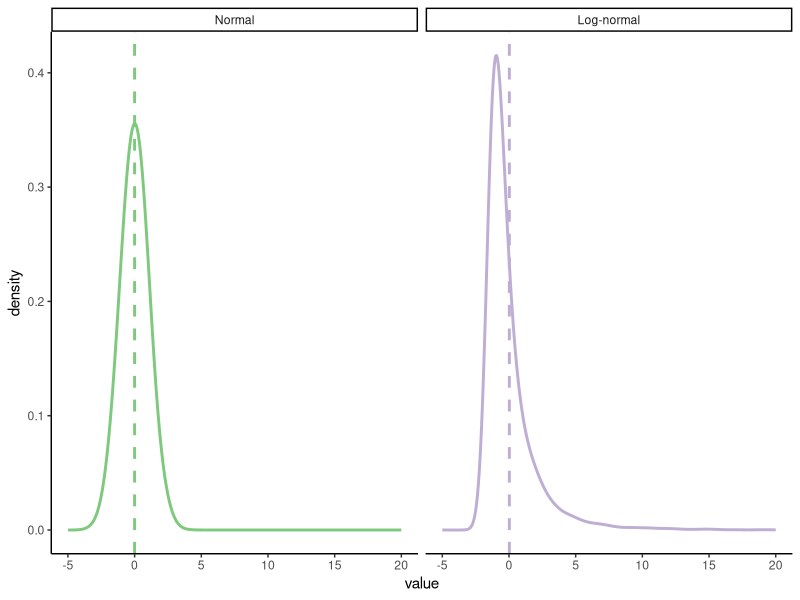
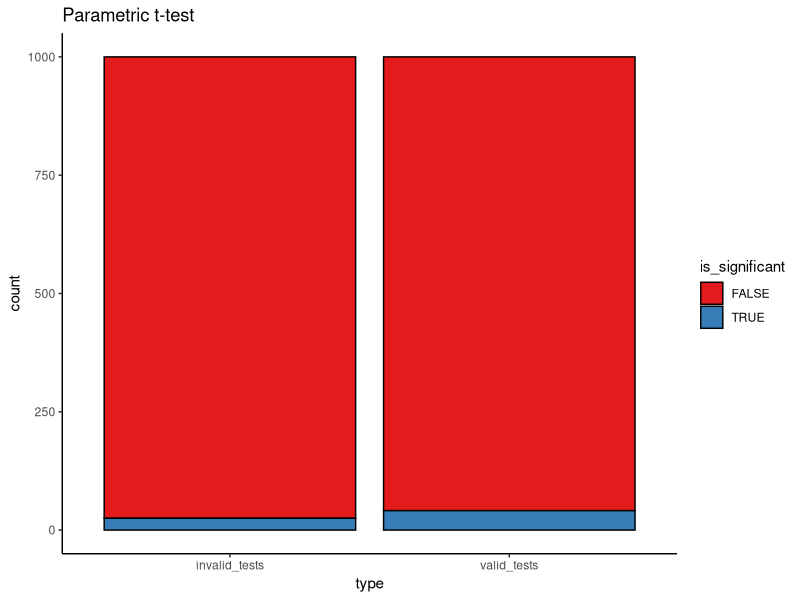
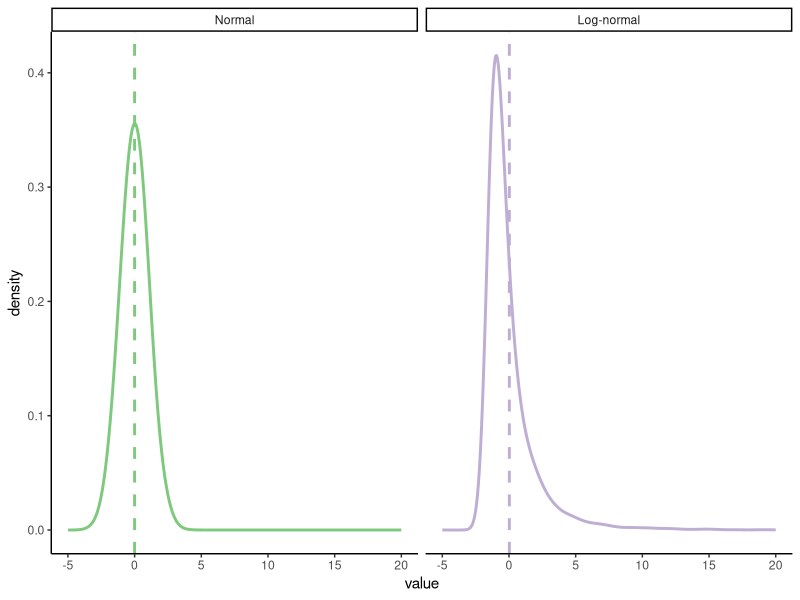

Reproduce these figures in R, in order. (Note: a time limit stopped this script after it produced the figures.)
## ---- chunk 1
library(tidyverse)
library(boot)
# devtools::install_github("thomasp85/patchwork", force=T)
library(patchwork) 
## ---- chunk 2
theme_set(theme_classic())
## ---- chunk 3
num_points = 1e4
parametric_plotting_data = data.frame(distribution = rep(c("Normal", "Log-normal"), each=num_points),
                                      value = c(rnorm(num_points, 0, 1),  # normal
                                                exp(rnorm(num_points, 0, 1)) - exp(1/2))) %>%
  mutate(distribution=factor(distribution, levels=c("Normal", "Log-normal")))

## ---- chunk 4
ggplot(parametric_plotting_data, aes(x=value, color=distribution)) +
  geom_density(bw=0.5, size=1) +
  geom_vline(data=parametric_plotting_data %>%
               group_by(distribution) %>%
               summarize(mean_value = mean(value), sd_value = sd(value)),
             aes(xintercept=mean_value, color=distribution), 
             linetype=2, size=1) +
  xlim(-5, 20) +
  facet_grid(~ distribution, scales="free") +
  guides(color=F) +
  scale_color_brewer(palette="Accent")
## ---- chunk 5
ggsave("figures/log_normal_dists.png", width=5, height=3)
## ---- chunk 6
gen_data_and_test = function(num_observations_per) {
x = rnorm(num_observations_per, 0, 1.1)
y = rnorm(num_observations_per, 0, 1.1)

pnormal = t.test(x, y, var.equal=T)$p.value

# what if the data are log-normally distributed?
x = exp(rnorm(num_observations_per, 0, 1.1))
y = exp(rnorm(num_observations_per, 0, 1.1))

pnotnormal = t.test(x, y, var.equal=T)$p.value 
return(c(pnormal, pnotnormal))
}

parametric_issues_demo = function(num_tests, num_observations_per) {
  replicate(num_tests, gen_data_and_test(num_observations_per))
}
## ---- chunk 7
set.seed(0) # ensures we get the same results each time we run it

num_tests = 1000 # how many datasets to generate/tests to run
num_observations_per = 20 # how many obsservations in each dataset

parametric_issues_results = parametric_issues_demo(num_tests=num_tests, 
                                                   num_observations_per=num_observations_per)




parametric_issues_d = data.frame(valid_tests = parametric_issues_results[1,],
                                 invalid_tests = parametric_issues_results[2,],
                                 iteration=1:num_tests) %>%
  gather(type, p_value, contains("tests")) %>%
  mutate(is_significant = p_value < 0.05)

# Number significant results with normally distributed data
sum(parametric_issues_results[1,] < 0.05)

# number of significant results with log-normally distributed data
sum(parametric_issues_results[2,] < 0.05)
## ---- chunk 8
ggplot(parametric_issues_d, aes(x=type, fill=is_significant)) +
  geom_bar(stat="count", color="black") +
  scale_fill_brewer(palette="Set1") +
  labs(title="Parametric t-test")
## ---- chunk 9
boot_mean_diff_test = function(x, y) {
  obs_t = t.test(x, y)$statistic
  boot_iterate = function(x, y, indices) { # indices is a dummy here
    x_samp = sample(x, 
                    length(x), 
                    replace=T)
    y_samp = sample(y, 
                    length(y), 
                    replace=T)
    mean_diff = mean(y_samp) - mean(x_samp)
    return(mean_diff)
  }
  boots = boot(data = c(x, y), boot_iterate, R=500)
#  boots = replicate(100, boot_iterate(x, y))
#  quants = quantile(boots, probs=c(0.025, 0.975))
  quants = boot.ci(boots)$bca[4:5]
  return(sign(quants[1]) == sign(quants[2]))

}
## ---- chunk 10
# gen_data_and_boot_test = function(num_observations_per) {
# x = rnorm(num_observations_per, 0, 1.1)
# y = rnorm(num_observations_per, 0, 1.1)
# 
# pnormal = boot_mean_diff_test(x, y)
# 
# # what if the data are log-normally distributed?
# x = exp(rnorm(num_observations_per, 0, 1.1))
# y = exp(rnorm(num_observations_per, 1, 1.1))
# 
# pnotnormal = boot_mean_diff_test(x, y)
# return(c(pnormal, pnotnormal))
# }
# 
# boot_results = replicate(num_tests, gen_data_and_boot_test(num_observations_per))
# sum(boot_results[1,])
# sum(boot_results[2,])
## ---- chunk 11
perm_mean_diff_test = function(x, y) {
  obs_t = t.test(x, y)$statistic
  combined_data = c(x, y)
  n_combined = length(combined_data)
  n_x = length(x)
  perm_iterate = function(x, y) {
    perm = sample(n_combined)
    x_samp = combined_data[perm[1:n_x]]
    y_samp = combined_data[perm[-(1:n_x)]]
    this_t = t.test(x_samp, y_samp)$statistic
    return(this_t)
  }
  perms = replicate(500, perm_iterate(x, y))
  quants = quantile(perms, probs=c(0.025, 0.975))
  return(obs_t < quants[1] | obs_t > quants[2])
}
## ---- chunk 12
# this could be much more efficient
gen_data_and_norm_and_perm_test = function(num_observations_per) {
  d = data.frame(distribution=c(),
                 null_true=c(),
                 parametric=c(),
                 permutation=c()) 
    
  # normally distributed 
  ## null
  x = rnorm(num_observations_per, 0, 1.1)
  y = rnorm(num_observations_per, 0, 1.1)
  
  sig_par = t.test(x, y)$p.value < 0.05
  sig_perm = perm_mean_diff_test(x, y)
  d = bind_rows(d, 
                data.frame(distribution="Normal",
                           null_true=T,
                           parametric=sig_par,
                           permutation=sig_perm))
  
  ## non-null
  x = rnorm(num_observations_per, 0, 1.1)
  y = rnorm(num_observations_per, 1, 1.1)
  
  sig_par = t.test(x, y)$p.value < 0.05
  sig_perm = perm_mean_diff_test(x, y)
  d = bind_rows(d, 
                data.frame(distribution="Normal",
                           null_true=F,
                           parametric=sig_par,
                           permutation=sig_perm))
  
  # what if the data are log-normally distributed?
  ## null
  x = exp(rnorm(num_observations_per, 0, 1.1))
  y = exp(rnorm(num_observations_per, 0, 1.1))
  
  sig_par = t.test(x, y)$p.value < 0.05
  sig_perm = perm_mean_diff_test(x, y)
  d = bind_rows(d, 
                data.frame(distribution="Log-normal",
                           null_true=T,
                           parametric=sig_par,
                           permutation=sig_perm))
  
  ## non-null
  x = exp(rnorm(num_observations_per, 0, 1.1))
  y = exp(rnorm(num_observations_per, 1, 1.1))
  
  sig_par = t.test(x, y)$p.value < 0.05
  sig_perm = perm_mean_diff_test(x, y)
  d = bind_rows(d, 
                data.frame(distribution="Log-normal",
                           null_true=F,
                           parametric=sig_par,
                           permutation=sig_perm))
  
  return(d)
}

perm_results = replicate(num_tests, gen_data_and_norm_and_perm_test(num_observations_per),
                         simplify=F) %>%
  bind_rows()
## ---- chunk 13
perm_results = perm_results %>%
  gather(test_type, significant, parametric, permutation) %>%
  mutate(distribution=factor(distribution, levels=c("Normal", "Log-normal")),
         null_true=ifelse(null_true, 
                          "Null True",
                          "Alternative True"))
## ---- chunk 14
ggplot(perm_results %>%
         filter(null_true == "Alternative True"), aes(x=test_type, fill=significant)) +
  geom_bar(stat="count", color="black") +
  scale_fill_brewer(palette="Set1") +
  facet_grid(null_true ~ distribution) + 
  geom_hline(data=data.frame(null_true="Alternative True", 
                        alpha=num_tests*0.8),
             mapping=aes(yintercept=alpha),
             linetype=2,
             size=1,
             alpha=0.5) +
  labs(x = "Test type", y = "Percent") +
  scale_y_continuous(breaks = c(0, 0.8, 1)*num_tests,
                     labels = paste(c(0, 80, 100), "%", sep=""))
## ---- chunk 15
ggsave("figures/perm_test.png", width=5, height=3)
## ---- chunk 16
perm_results %>% 
  group_by(test_type, distribution, null_true) %>%
  summarize(pct_significant = sum(significant)/n())

## ---- chunk 17
num_points = 500
true_intercept = 0
true_slope = 1.
set.seed(0)
parametric_ci_data = data.frame(IV = rep(runif(num_points,  -1, 1), 2),
                                type = rep(c("IID Error", "Scaling Error"), each=num_points),
                                error = rep(rnorm(num_points, 0, 1), 2)) %>%
  mutate(DV = ifelse(
    type == "IID Error",
    true_slope*IV + error,
    true_slope*IV + 2*abs(IV)*error)) # error increases proportional to distance from 0 on the IV

## ---- chunk 18
ggplot(parametric_ci_data,
       aes(x=IV, y=DV, color=type)) +
  geom_point(alpha=0.5) +
  geom_smooth(method="lm", se=T, color="black", 
              size=1.5, level=0.9999) + # inflating the confidence bands a bit
                                       # to show their distribution is similar
  scale_color_brewer(palette="Accent") +
  facet_wrap(~type) +
  guides(color=F)
## ---- chunk 19
ggsave("figures/error_dist_non_null.png", width=5, height=3)
## ---- chunk 20
summary(lm(DV ~ IV, parametric_ci_data %>% filter(type=="IID Error")))
summary(lm(DV ~ IV, parametric_ci_data %>% filter(type=="Scaling Error")))
## ---- chunk 21
ex2_lm_bootstrap_CIs = function(data, R=1000) {
  lm_results = summary(lm(DV ~ IV, data=data))$coefficients
  bootstrap_coefficients = function(data, indices) {
    linear_model = lm(DV ~ IV, 
                      data=data[indices,]) # will select a bootstrap sample of the data
    return(linear_model$coefficients)
  }

  boot_results = boot(data=data,
                      statistic=bootstrap_coefficients,
                      R=R)
  boot_intercept_CI = boot.ci(boot_results, index=1, type="bca")
  boot_slope_CI = boot.ci(boot_results, index=2, type="bca")
  return(data.frame(intercept_estimate=lm_results[1, 1],
                    intercept_SE=lm_results[1,2],
                    slope_estimate=lm_results[2, 1],
                    slope_SE=lm_results[2,2],
                    intercept_boot_CI_low=boot_intercept_CI$bca[4],
                    intercept_boot_CI_hi=boot_intercept_CI$bca[5],
                    slope_boot_CI_low=boot_slope_CI$bca[4],
                    slope_boot_CI_hi=boot_slope_CI$bca[5]))
}
## ---- chunk 22
set.seed(0) # for bootstraps
coefficient_CI_data = parametric_ci_data %>%
  group_by(type) %>%
  do(ex2_lm_bootstrap_CIs(.)) %>%
  ungroup() 
## ---- chunk 23
coefficient_CI_data = coefficient_CI_data %>%
  gather(variable, value, -type) %>%
  separate(variable, c("parameter", "measurement"), extra="merge") %>%
  spread(measurement, value) %>%
  mutate(parametric_CI_low=estimate-1.96*SE,
         parametric_CI_hi=estimate+1.96*SE) %>%
  gather(CI_type, value, contains("CI")) %>%
  separate(CI_type, c("CI_type", "high_or_low"), extra="merge") %>%
  spread(high_or_low, value) %>%
  mutate(CI_type = factor(CI_type))
## ---- chunk 24
plot_coefficient_CI_data = function(coefficient_CI_data, errorbar_width=0.5) {
  p = ggplot(data=coefficient_CI_data, aes(x=parameter, color=CI_type, y=estimate, ymin=CI_low, ymax=CI_hi)) +
    geom_hline(data=data.frame(parameter=c("intercept", "slope"),
                               estimate=c(true_intercept, true_slope)), 
               mapping=aes(yintercept=estimate),
               linetype=3) +
    geom_point(size=2, position=position_dodge(width=0.2)) +
    geom_errorbar(position=position_dodge(width=0.2), width=errorbar_width) +
    facet_grid(~type) + 
    scale_y_continuous(breaks=c(0, 0.5, 1), limits=c(-0.2, 1.5)) +
    scale_color_brewer(palette="Dark2", drop=F)
}
## ---- chunk 25
plot_coefficient_CI_data(coefficient_CI_data)
ggsave("figures/error_dist_CI_example.png", width=5, height=3)

plot_coefficient_CI_data(coefficient_CI_data %>% 
                           filter(CI_type=="parametric"),
                         0.25)
ggsave("figures/error_dist_CI_example_parametric_only.png", width=5, height=3)
## ---- chunk 26
num_points = 200
true_intercept = 0
true_slope = 0.
set.seed(0)
parametric_ci_data = data.frame(IV = rep(runif(num_points,  -1, 1), 2),
                                type = rep(c("IID Error", "Scaling Error"), each=num_points),
                                error = rep(rnorm(num_points, 0, 1), 2)) %>%
  mutate(DV = ifelse(
    type == "IID Error",
    true_slope*IV + error,
    true_slope*IV + 2*abs(IV)*error)) # error increases proportional to distance from 0 on the IV

## ---- chunk 27
ggplot(parametric_ci_data,
       aes(x=IV, y=DV, color=type)) +
  geom_point(alpha=0.5) +
  geom_smooth(method="lm", se=T, color="black", 
              size=1.5, level=0.9999) + # inflating the confidence bands a bit
                                       # to show their distribution is similar
  scale_color_brewer(palette="Accent") +
  facet_wrap(~type) +
  guides(color=F)
## ---- chunk 28
ggsave("figures/error_dist_null.png", width=5, height=3)
## ---- chunk 29
error_dist_null_sample = function(num_points) {
  true_intercept = 0
  true_slope = 0
  # We'll sample only for the scaling error case, we know IID works 
  this_data = data.frame(IV = runif(num_points,  -1, 1),
                         error = rnorm(num_points, 0, 1)) %>%
    mutate(DV = true_slope*IV + 2*abs(IV)*error) # error increases proportional to distance from 0 on the IV

  coefficient_CI_data = ex2_lm_bootstrap_CIs(this_data,
                                             R=500) # take fewer bootstrap samples, to speed things up
  
  coefficient_CI_data = coefficient_CI_data %>%
    gather(variable, value) %>%
    separate(variable, c("parameter", "measurement"), extra="merge") %>%
    spread(measurement, value) %>%
    mutate(parametric_CI_low=estimate-1.96*SE,
           parametric_CI_hi=estimate+1.96*SE) %>%
    gather(CI_type, value, contains("CI")) %>%
    separate(CI_type, c("CI_type", "high_or_low"), extra="merge") %>%
    spread(high_or_low, value) %>%
    mutate(significant = sign(CI_hi) == sign(CI_low)) %>%
    select(parameter, CI_type, significant)
  return(list(coefficient_CI_data))
}
## ---- chunk 30
num_simulations = 500
num_points = 200
set.seed(0)
noise_dist_simulation_results = replicate(num_simulations, error_dist_null_sample(num_points)) %>%
  bind_rows()
## ---- chunk 31
ggplot(noise_dist_simulation_results, aes(x=CI_type, fill=significant)) +
  geom_bar(stat="count", color="black") +
  scale_fill_brewer(palette="Set1", direction=-1) + 
  facet_wrap(~parameter) +
  scale_y_continuous(breaks=c(0, 0.05*num_simulations, num_simulations),
                     labels=c("0%", expression(Nominal ~ alpha), "100%")) +
  labs(x="CI Type",
       y="Proportion significant") +
  geom_hline(yintercept=0.05*num_simulations, linetype=2)
## ---- chunk 32
ggsave("figures/error_dist_proportion_significant.png", width=5, height=3)
## ---- chunk 33
noise_dist_simulation_results %>%
  count(parameter, CI_type, significant) %>%
  mutate(prop=n/num_simulations)
## ---- chunk 34
density_similarity_conceptual_plot_data = expand.grid(x=seq(0, 4, 0.01),
                                                      y=seq(0, 4, 0.01)) %>%
  mutate(population_1 = exp(-((x-2)^2 +(y-3)^2)/8) * exp(-((x-2/y)^2 +(y-1/x)^2)/2), #These are definitely not proper distributions
         population_2 = exp(-((x)^2 +(y)^2)/8) * exp(-((x/2)^2 +(y/2-1/x)^2)/2)) %>% 
  gather(population, value, contains("population"))
  
## ---- chunk 35
ggplot(density_similarity_conceptual_plot_data,
       aes(x=x, y=y, z=value, color=population)) +
  geom_contour(size=1, bins=8) +
  scale_color_brewer(palette="Dark2") +
  facet_wrap(~population) +
  labs(x = "Feature 1", y="Feature 2") +
  guides(color=F)
## ---- chunk 36
ggsave("figures/conceptual_density_plot.png", width=5, height=3)
## ---- chunk 37
num_points = 100
true_intercept = 0
true_slope = 1.
set.seed(2) # I p-hacked the shit out of this demo to make the ideas more clear
parametric_ci_data = data.frame(IV = rep(runif(num_points,  -1, 1), 2),
                                type = rep(c("IID Error", "Scaling Error"), each=num_points),
                                error = rep(rnorm(num_points, 0, 1), 2)) %>%
  mutate(DV = ifelse(
    type == "IID Error",
    true_slope*IV + error,
    true_slope*IV + 2*abs(IV)*error)) # error increases proportional to distance from 0 on the IV
## ---- chunk 38
p = ggplot(parametric_ci_data,
       aes(x=IV, y=DV)) +
  geom_point(alpha=0.25) +
  geom_smooth(method="lm", se=F, color="black", 
              size=1.5) + 
  facet_wrap(~type) 
p
## ---- chunk 39
ggsave("figures/bootstrap_demo_0.png", width=5, height=3)
## ---- chunk 40
set.seed(15) # See above RE: p-hacking
samp_1_indices = sample(2:num_points, num_points, replace=T)
samp_1 = parametric_ci_data[c(samp_1_indices, samp_1_indices+num_points), ] # take the same rows from each type of data
set.seed(2) # See above RE: p-hacking
samp_2_indices = sample(1:num_points, num_points, replace=T)
samp_2 = parametric_ci_data[c(samp_2_indices, samp_2_indices+num_points), ]

many_samples_indices = sample(1:num_points, 8*num_points, replace=T)
many_samples = bind_rows(samp_1 %>%
                           mutate(sample=1), 
                         samp_2 %>% mutate(sample=2),
                         parametric_ci_data[c(many_samples_indices, many_samples_indices+num_points),] %>%
                           mutate(sample=rep(rep(3:10, each=num_points), 2)))
## ---- chunk 41
p + 
  geom_point(data=samp_1,
             aes(color=NA), color="red", alpha=0.5) 

## ---- chunk 42
ggsave("figures/bootstrap_demo_1.png", width=5, height=3)
## ---- chunk 43
p + 
  geom_point(data=samp_1,
             aes(color=NA), color="red", alpha=0.5) +
  geom_smooth(data=samp_1,
              method="lm", se=F, color="red", 
              size=1.5) 

## ---- chunk 44
ggsave("figures/bootstrap_demo_2.png", width=5, height=3)
## ---- chunk 45
p + 
  geom_point(data=samp_2,
             aes(color=NA), color="red", alpha=0.5) 
## ---- chunk 46
ggsave("figures/bootstrap_demo_3.png", width=5, height=3)
## ---- chunk 47
p + 
  geom_point(data=samp_2,
             aes(color=NA), color="red", alpha=0.5) +
  geom_smooth(data=samp_2,
              method="lm", se=F, color="red", 
              size=1.5) 
## ---- chunk 48
ggsave("figures/bootstrap_demo_4.png", width=5, height=3)
## ---- chunk 49
p +  
  geom_smooth(data=many_samples,
              aes(group=sample),
              method="lm", se=F, 
              size=1.5,
              color="red")
## ---- chunk 50
ggsave("figures/bootstrap_demo_5.png", width=5, height=3)
## ---- chunk 51
num_top_points = 23
num_mid_points = 4
num_outlier_points = 2
max_score = 100
set.seed(0)
test_score_data = data.frame(
  score=c(rbinom(num_top_points, max_score, 0.9999), rbinom(num_mid_points, max_score, 0.97), sample(0:max_score, num_outlier_points, replace=T)),
  type="Observed sample"
)
## ---- chunk 52
get_mean_score = function(data, indices) {
  return(mean(data[indices,]$score))
}

bootstrap_results = boot(test_score_data, get_mean_score, R=1000)
bootstrap_CIs = boot.ci(bootstrap_results)
bootstrap_CIs
## ---- chunk 53
test_summary_data = test_score_data %>%
  summarise(mean=mean(score),
            se=sd(score)/sqrt(n()),
            parametric_CI_low=mean-1.96*se,
            parametric_CI_high=mean+1.96*se) 

test_score_data = test_score_data %>%
  bind_rows(
    data.frame(score=bootstrap_results$t, type="Boot. sampling dist.")
  )  %>%
  mutate(type=factor(type, levels=c("Observed sample", "Boot. sampling dist.")))

test_summary_data = test_summary_data %>%
  mutate(type = factor("Boot. sampling dist.", levels=levels(test_score_data$type)),
         percentile_CI_low=bootstrap_CIs$percent[4],
         percentile_CI_high=bootstrap_CIs$percent[5],
         bca_CI_low=bootstrap_CIs$bca[4],
         bca_CI_high=bootstrap_CIs$bca[5]) %>%
  gather(CI_type, value, contains("CI")) %>%
  separate(CI_type, c("CI_type", "endpoint"), extra="merge") %>%
  spread(endpoint, value) %>%
  mutate(y=c(170, 210, 190),
         CI_type=factor(CI_type, levels=c("parametric", "percentile", "bca"), labels=c("Normal", "Boot: %", "Boot: BCA")))
## ---- chunk 54
ggplot(test_summary_data %>%
             filter(CI_type != "Boot: BCA"), aes(x=score)) +
  geom_histogram(data=test_score_data,
                 binwidth=1) +
  geom_point(mapping=aes(x=mean, y=y, color=CI_type),
             size=2) +
  geom_errorbarh(mapping=aes(y=y, color=CI_type, xmin=CI_low, x=NULL, xmax=CI_high),
                 size=1,
                 position=position_dodge()) +
  facet_grid(type ~ ., scales="free_y")+
  scale_color_brewer(palette="Dark2") +
  guides(color=guide_legend(title="CI"))


## ---- chunk 55
ggsave("figures/bootstrap_CI_0.png", width=5, height=3)
## ---- chunk 56
ggplot(test_summary_data, aes(x=score)) +
  geom_histogram(data=test_score_data,
                 binwidth=1) +
  geom_point(mapping=aes(x=mean, y=y, color=CI_type),
             size=2) +
  geom_errorbarh(mapping=aes(y=y, color=CI_type, xmin=CI_low, x=NULL, xmax=CI_high),
                 size=1,
                 position=position_dodge()) +
  facet_grid(type ~ ., scales="free_y")+
  scale_color_brewer(palette="Dark2") +
  guides(color=guide_legend(title="CI"))
ggsave("figures/bootstrap_CI_1.png", width=5, height=3)
## ---- chunk 57
num_flips = 20
true_heads_prob = 0.9
set.seed(2)
flips = rbinom(num_flips, 1, true_heads_prob)
flip_data = data.frame(flip_result = factor(flips, labels=c("Tails", "Heads")))
## ---- chunk 58
flip_data_plot = ggplot(data = flip_data, aes(x = flips, fill = flips)) +
  geom_dotplot(binwidth=0.03) +
  scale_x_continuous(breaks = c(0, 1),
                     labels = c("tails", "heads")) +
  scale_y_continuous(breaks=c()) +
  labs(x="Flip result", y="")
## ---- chunk 59
get_mean_heads = function(data, indices) {
  return(mean(data[indices, "flip_result"] == "Heads"))
}

set.seed(0)
bootstrap_results = boot(flip_data, get_mean_heads, R=20000)
bootstrap_CIs = boot.ci(bootstrap_results)
bootstrap_CIs
## ---- chunk 60
flip_boot_plot = ggplot(data=data.frame(mean_flips=bootstrap_results$t),
                        aes(x=mean_flips)) +
  geom_histogram(binwidth=0.05) +
  xlim(0, 1) +
  geom_vline(xintercept=0.5,
             color="red",
             size=1.1) +
  annotate("text",
           label="Null value",
           color="red",
           x=0.43, y=2500,
           angle=90,
           size=4) +
  annotate("text",
           label="95% CI",
           color="blue",
           x=0.75, y=5400,
           size=4) +
  geom_errorbarh(aes(xmin=bootstrap_CIs$bca[4],
                    xmax=bootstrap_CIs$bca[5],
                    y=5100),
                 color="blue", 
                 size=1.1,
                 height=200) +
  labs(x="Boot. sampling dist.")

flip_boot_plot
## ---- chunk 61
flip_data_plot + flip_boot_plot +
  plot_layout()


ggsave("figures/bootstrap_test.png", width=5, height=2.5)
## ---- chunk 62
bootstrap_CIs = boot.ci(bootstrap_results,
                        conf=0.999)
flip_boot_plot = ggplot(data=data.frame(mean_flips=bootstrap_results$t),
                        aes(x=mean_flips)) +
  geom_histogram(binwidth=0.05) +
  xlim(0, 1) +
  geom_vline(xintercept=0.5,
             color="red",
             size=1.1) +
  annotate("text",
           label="Null value",
           color="red",
           x=0.43, y=2500,
           angle=90,
           size=4) +
  annotate("text",
           label="99.9% CI",
           color="blue",
           x=0.75, y=5400,
           size=4) +
  geom_errorbarh(aes(xmin=bootstrap_CIs$bca[4],
                    xmax=bootstrap_CIs$bca[5],
                    y=5100),
                 color="blue", 
                 size=1.1,
                 height=200) +
  labs(x="Boot. sampling dist.")

flip_boot_plot
## ---- chunk 63
flip_data_plot + flip_boot_plot +
  plot_layout()


ggsave("figures/bootstrap_test_999.png", width=5, height=2.5)
## ---- chunk 64
